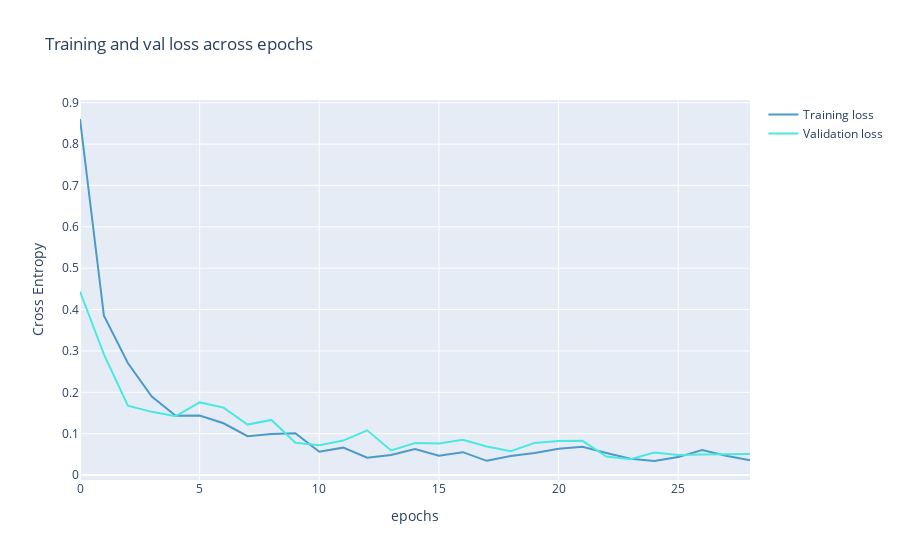

Write notebook code for a chart like this one.
### Markdown cell above
### Visualization of the learning process ###

### Code cell
from plotly import graph_objects as go
color_chart = ["#4B9AC7", "#4BE8E0", "#9DD4F3", "#97FBF6", "#2A7FAF", "#23B1AB", "#0E3449", "#015955"]

fig = go.Figure(data=[
                      go.Scatter(
                          y=history["loss"],
                          name="Training loss",
                          mode="lines",
                          marker=dict(
                              color=color_chart[0]
                          )),
                      go.Scatter(
                          y=history["val_loss"],
                          name="Validation loss",
                          mode="lines",
                          marker=dict(
                              color=color_chart[1]
                          ))
])
fig.update_layout(
    title='Training and val loss across epochs',
    xaxis_title='epochs',
    yaxis_title='Cross Entropy'
)
fig.show()

### Figure 1 — Plotly figure (JSON) as saved in the notebook; plotly's stock layout.template omitted (floating-point values rounded to 4 significant figures)
{"data": [{"marker": {"color": "#4B9AC7"}, "mode": "lines", "name": "Training loss", "type": "scatter", "y": [0.8607, 0.3851, 0.2707, 0.19, 0.1431, 0.144, 0.1252, 0.09412, 0.09946, 0.1012, 0.05653, 0.06627, 0.04212, 0.04841, 0.06319, 0.04664, 0.05538, 0.03445, 0.04621, 0.05337, 0.06358, 0.06825, 0.0533, 0.03966, 0.03401, 0.04346, 0.06031, 0.04675, 0.03562]}, {"marker": {"color": "#4BE8E0"}, "mode": "lines", "name": "Validation loss", "type": "scatter", "y": [0.4437, 0.2918, 0.1677, 0.1528, 0.1424, 0.1757, 0.1631, 0.122, 0.1332, 0.07814, 0.07198, 0.08338, 0.1082, 0.05961, 0.07767, 0.0765, 0.08556, 0.06911, 0.0575, 0.07769, 0.08254, 0.08275, 0.04495, 0.03816, 0.05429, 0.04835, 0.04944, 0.05043, 0.05116]}], "layout": {"title": {"text": "Training and val loss across epochs"}, "xaxis": {"title": {"text": "epochs"}}, "yaxis": {"title": {"text": "Cross Entropy"}}}}
